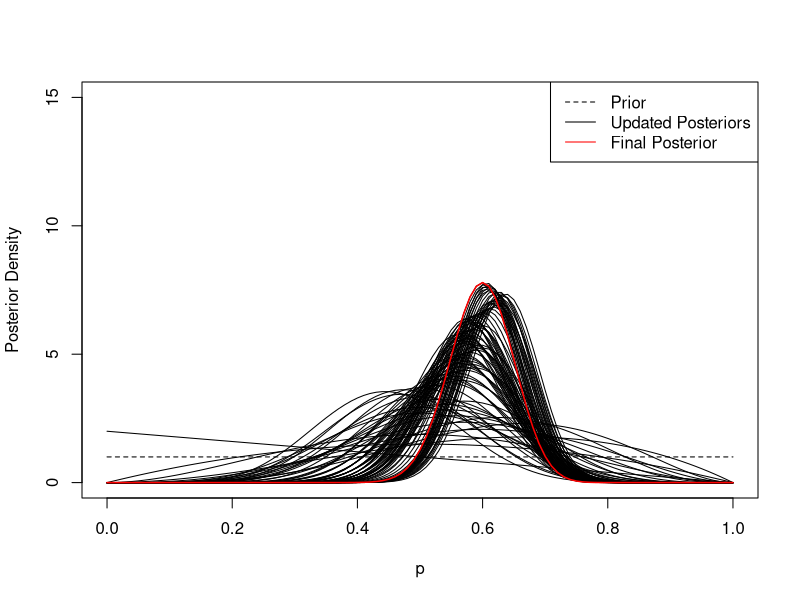

The R source for this figure:
" 
Simulate Bayesian Binomial updating
"



sim_bayes<-function(p=0.5,N=10,y_lim=15)
{
  success<-0
  curve(dbeta(x,1,1),xlim=c(0,1),ylim=c(0,y_lim),xlab='p',ylab='Posterior Density',lty=2)
  legend('topright',legend=c('Prior','Updated Posteriors','Final Posterior'),lty=c(2,1,1),col=c('black','black','red'))
  for(i in 1:N)
  {
    if(runif(1,0,1)<=p) #Substitute for if answer==YES
      success<-success+1
    
    curve(dbeta(x,success+1,(i-success)+1),add=TRUE)
    print(paste(success,"successes and ",i-success," failures"))
  }
  curve(dbeta(x,success+1,(i-success)+1),add=TRUE,col='red',lwd=1.5) #Final posterior
}

sim_bayes(p=0.6,N=90)